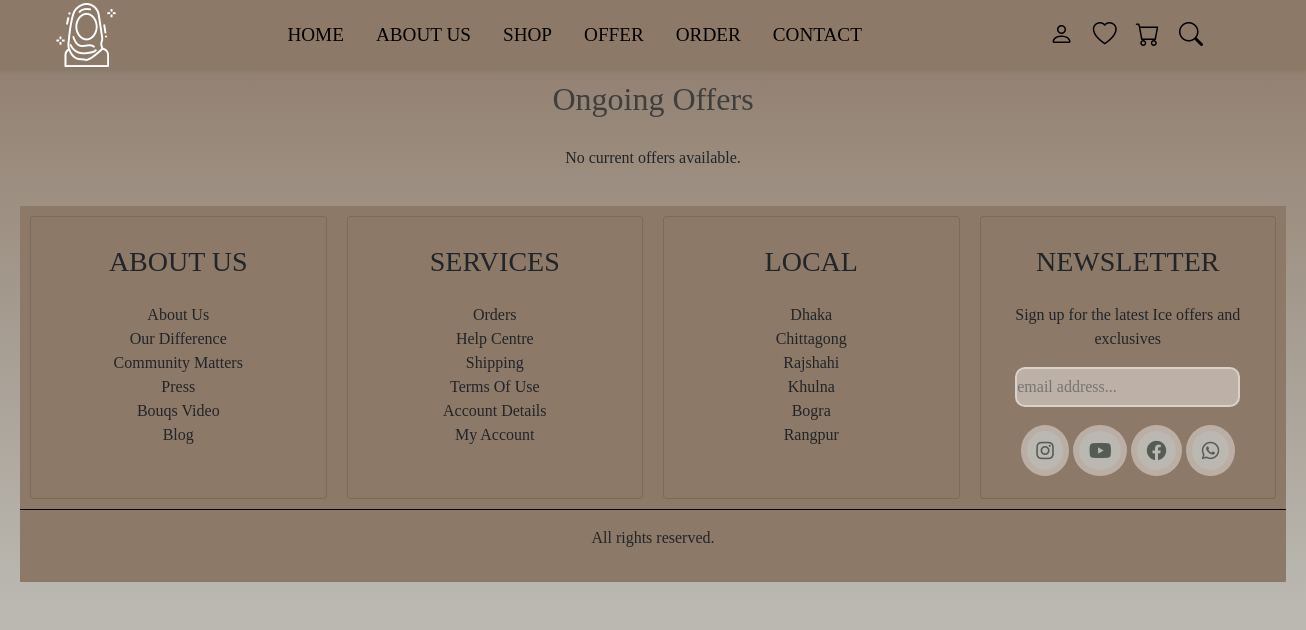
The page /offers.php (signed in) on the database as committed earlier.
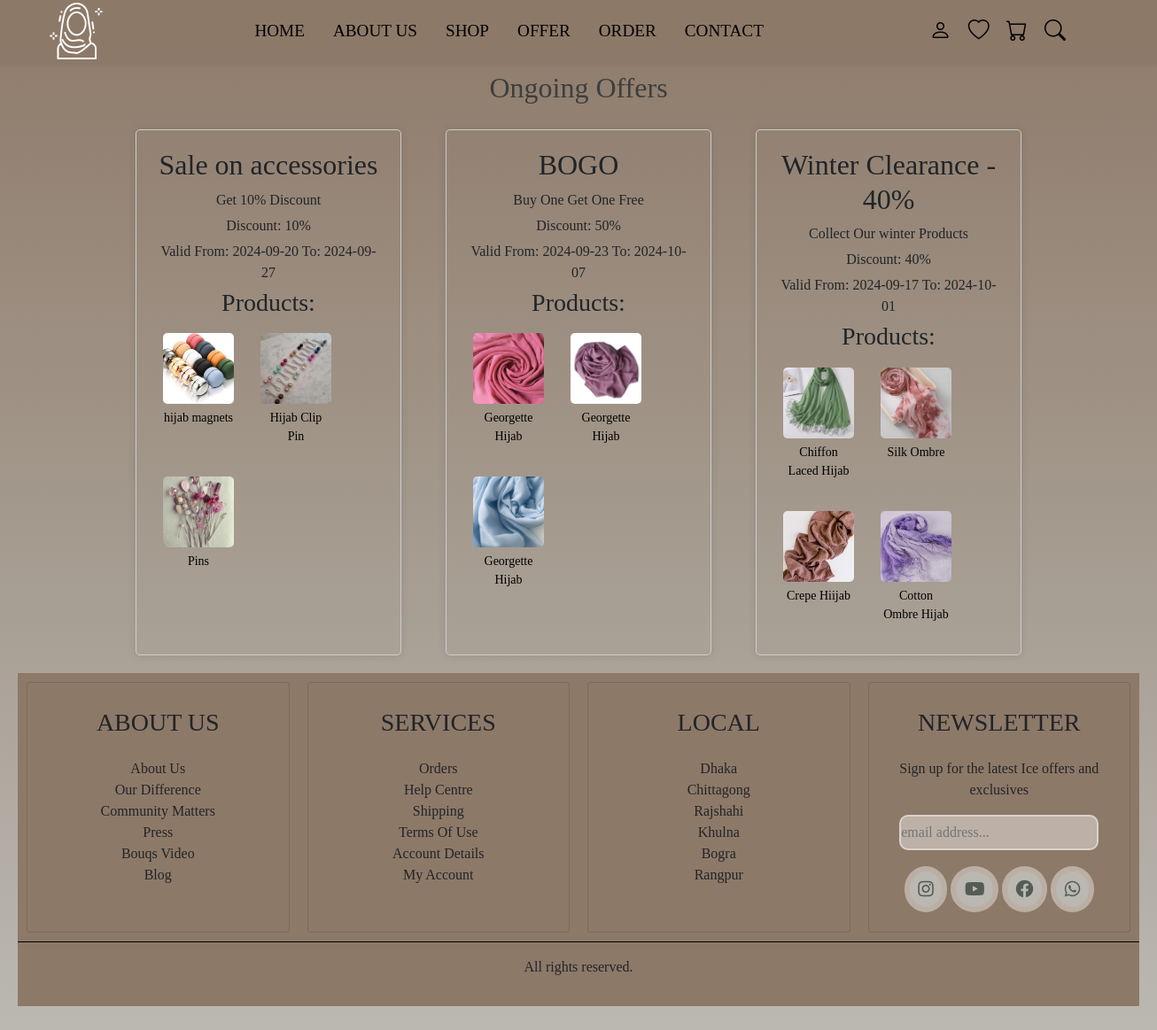
The same page on the database as committed later.
### tables this page shows
CREATE TABLE `offers` (
  `id` int(11) NOT NULL,
  `title` varchar(255) NOT NULL,
  `description` text NOT NULL,
  `discount` float NOT NULL,
  `valid_from` date NOT NULL,
  `valid_to` date NOT NULL,
  `product_ids` varchar(255) NOT NULL,
  `created_at` timestamp NOT NULL DEFAULT current_timestamp(),
  `status` enum('current','old') DEFAULT 'current',
  `curr_date` date DEFAULT curdate()
);

CREATE TABLE `products` (
  `id` int(255) NOT NULL,
  `name` varchar(255) NOT NULL,
  `price` int(255) NOT NULL,
  `product_quantity` int(11) NOT NULL,
  `product_detail` varchar(255) NOT NULL,
  `image` varchar(255) NOT NULL
);

### offers.php (the view, shortened to what this page needs)
<?php
include 'connection.php';
$sql = "SELECT * FROM offers WHERE valid_to >= CURDATE()";
$result = $conn->query($sql);
?>
<!DOCTYPE html>
<html lang="en">
<head>
    <link rel="stylesheet" href="https://stackpath.bootstrapcdn.com/bootstrap/4.5.2/css/bootstrap.min.css">
    <link rel="stylesheet" href="https://cdn.jsdelivr.net/npm/bootstrap-icons@1.9.1/font/bootstrap-icons.css">
    <link rel="stylesheet" type="text/css" href="main.css">
</head>
<body>
<?php include 'header.php'; ?>
<section class="form-container1" style="background: linear-gradient(to bottom, #8d7968, #bab8b1); padding:20px; margin-top:-20px;">
    <h1 style="color: #3e3f3e; font-size: 32px; margin-top:80px;">Ongoing  Offers</h1>
    <div class="offers-container">
        <?php
        if ($result->num_rows > 0) {
            while($offer = $result->fetch_assoc()) {
                echo "<div class='offer'>";
                echo "<h2>" . htmlspecialchars($offer['title']) . "</h2>";
                echo "<p>" . htmlspecialchars($offer['description']) . "</p>";
                echo "<p>Discount: " . htmlspecialchars($offer['discount']) . "%</p>";
                echo "<p>Valid From: " . htmlspecialchars($offer['valid_from']) . " To: " . htmlspecialchars($offer['valid_to']) . "</p>";
                $product_ids = explode(',', $offer['product_ids']);
                if (!empty($product_ids)) {
                    echo "<h3>Products:</h3>";
                    echo "<div class='product-list'>";
                    foreach ($product_ids as $product_id) {
                        $product_id = mysqli_real_escape_string($conn, $product_id);
                        $product_sql = "SELECT id, image, name FROM products WHERE id = '$product_id'";
                        $product_result = $conn->query($product_sql);
                        if ($product_result->num_rows > 0) {
                            while ($product = $product_result->fetch_assoc()) {
                                $product_url = "product.php?id=" . htmlspecialchars($product['id']);
                                echo "<div class='product-card'>";
                                echo "<a href='$product_url'><img src='img/" . htmlspecialchars($product['image']) . "' alt='Product Image'></a>";
                                echo "<a href='$product_url'><p>" . htmlspecialchars($product['name']) . "</p></a>";
                                echo "</div>";
                            }
                        }
                    }
                    echo "</div>";
                } else {
                    echo "<p>No products for this offer.</p>";
                }
                echo "</div>";
            }
        } else {
            echo "<p>No current offers available.</p>";
        }
        ?>
    </div>
    <?php include 'footer.php'; ?>
</body>
</html>

Rows that differ between the two databases and show on the page:
added offers: title "Sale on accessories", description "Get 10% Discount", discount "10", valid_from "2024-09-20", valid_to "2024-09-27"
now on this page (row edited): products: image (picture), name "hijab magnets"
added products: image (picture), name "Hijab Clip Pin"
added products: image (picture), name "Pins"
added offers: title "BOGO", description "Buy One Get One Free", discount "50", valid_from "2024-09-23", valid_to "2024-10-07"
now on this page (row edited): products: image (picture), name "Georgette Hijab"
now on this page (row edited): products: image (picture), name "Georgette Hijab"
now on this page (row edited): products: image (picture), name "Georgette Hijab"
added offers: title "Winter Clearance - 40%", description "Collect Our winter Products", discount "40", valid_from "2024-09-17", valid_to "2024-10-01"
added products: image (picture), name "Chiffon Laced Hijab"
added products: image (picture), name "Silk Ombre"
added products: image (picture), name "Crepe Hiijab"
added products: image (picture), name "Cotton Ombre Hijab"
Other text that changed with them:
text no longer shown: "No current offers available."
